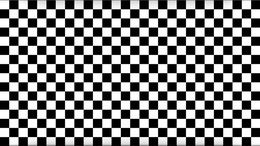
%> input picture MATLAB/TESTING/6.jpg, 260 x 146 px, shrunk from 852 x 480 before the run
$ octave modification_part1.m   (GNU Octave 9; MATLAB toolbox functions it lacks are replaced by stand-ins)
%> lines starting %> are read from the running program, lines starting %| are printed output that depends on the picture; in (x1, y1, x2, y2) boxes, pixels count from 0 and x2, y2 are one past the last pixel; in counts of white or black regions, pixels touching at a corner belong together; the program's own positions count from 1
### MATLAB/TESTING/single_scale_retinex.m
function Y = single_scale_retinex(X,hsiz)
Y=0;
if nargin == 1
    hsiz = 15;
elseif nargin > 2
    disp('Wrong number of input parameters!')
    return;
end
[a,b]=size(X);
cent = ceil(a/2);
X1=normalize8(X)+0.01;
filt = zeros(a,b);
summ=0;
for i=1:a
    for j=1:b
        radius = ((cent-i)^2+(cent-j)^2);
        filt(i,j) = exp(-(radius/(hsiz^2)));
        summ=summ+filt(i,j);
    end
end
filt=filt/summ;
Z = ceil(imfilter(X1,filt,'replicate','same'));
if(sum(sum(Z==0))~=0)
    for i=1:a
        for j=1:b
            if Z(i,j)==0;
                Z(i,j)=0.01;
            end
        end
    end
end
Y=log(X1)-log(Z);
[Y, dummy] =histtruncate(Y, 0.2, 0.2);
Y=normalize8(Y);

### MATLAB/TESTING/normalize8.m
function Y=normalize8(X,mode);

%% Parameter check
if nargin==1
    mode = 1;
end

%% Init. operations
X=double(X);
[a,b]=size(X);

%% Adjust the dynamic range to the 8-bit interval
max_v_x = max(max(X));
min_v_x = min(min(X));

if mode == 1
    Y=ceil(((X - min_v_x*ones(a,b))./(max_v_x*(ones(a,b))-min_v_x*(ones(a,b))))*255);
elseif mode == 0
    Y=(((X - min_v_x*ones(a,b))./(max_v_x*(ones(a,b))-min_v_x*(ones(a,b)))));
else
    disp('Wrong value of parameter "mode". Please provide either 0 or 1.')
end

### MATLAB/TESTING/histtruncate.m
function [newim, sortv] = histtruncate(im, lHistCut, uHistCut, varargin)

    if lHistCut < 0 | lHistCut > 100 | uHistCut < 0 | uHistCut > 100
	error('Histogram truncation values must be between 0 and 100');
    end

    if ndims(im) == 3
	hsv = rgb2hsv(im);

	if nargin == 3
	    [hsv(:,:,3), sortv] = Ihisttruncate(hsv(:,:,3), lHistCut, uHistCut);
	else
	    [hsv(:,:,3), sortv] = Ihisttruncate(hsv(:,:,3), lHistCut, uHistCut, varargin{1});
	end
	newim = hsv2rgb(hsv);
    else
	if nargin == 3
	    [newim, sortv] = Ihisttruncate(im, lHistCut, uHistCut);
	else
	    [newim, sortv] = Ihisttruncate(im, lHistCut, uHistCut, varargin{1});
	end
    end


%-----------------------------------------------------------------------

function [newim, sortv] = Ihisttruncate(im, lHistCut, uHistCut, varargin)

    if ndims(im) > 2
	error('HISTTRUNCATE only defined for grey value images');
    end

    im = normalize8(im,0);  % Normalise to 0-1 and cast to double if needed

    [r c] = size(im);
    m = r*c;

    if nargin == 3            % Generate a sorted array of pixel values.
	sortv = sort(im(:));
	sortv = [sortv(1); sortv; sortv(m)];
    else
	sortv = varargin{1};
    end

    x = 100*(0.5:m - 0.5)./m; % Indices of pixel value order as a percentage
    x = [0 x 100];            % from 0 - 100.

    % Interpolate to find grey values at desired percentage levels.
    gv = interp1(x,sortv,[lHistCut, 100 - uHistCut]);

    newim = imadjust(im,gv,[0 1]);


### MATLAB/TESTING/ripplet1.m
function y = ripplet1(x,levels,fltname1, fltname2)

% level check
s = max(log2(size(x))) ;
if s < length(levels)
    disp(['can not support ',num2str(s),'levels']);
end

[h,g] = getfilters(fltname1);
f = getfilters(fltname2);

y = RipTran_LPD(x,levels,h,g,f);

### MATLAB/TESTING/RipTran_LPD.m
function y = RipTran_LPD(x,levels,h,g,f)

if levels(end) == 0
    y{1} = {x};
    return;
end

[xlo xhi] = LPT(h,g,x);


yhi = dfb_analysis(xhi,f,levels(end));
ylo = RipTran_LPD(xlo,levels(1:end-1),h,g,f);

y={ylo{:},yhi};

### MATLAB/TESTING/getfilters.m
function [h,g] = getfilters(fltname)


switch fltname
    case {'9-7', '9/7'}
        h = [.037828455506995 -.023849465019380 -.11062440441842 ...
            .37740285561265];
        h = [h, .85269867900940, fliplr(h)];

        g = [-.064538882628938 -.040689417609558 .41809227322221];
        g = [g, .78848561640566, fliplr(g)];

    case {'5-3', '5/3'}
        h = [-1, 2, 6, 2, -1] / (4 * sqrt(2));
        g = [1, 2, 1] / (2 * sqrt(2));

    case {'pkva12', 'pkva'}
        v = [0.6300   -0.1930    0.0972   -0.0526    0.0272   -0.0144];
        h = [v(end:-1:1), v];
    case {'pkva8'}
        v = [0.6302   -0.1924    0.0930   -0.0403];
        h = [v(end:-1:1), v];
    case {'pkva6'}
        v = [0.6261   -0.1794    0.0688];
        h = [v(end:-1:1), v];
end

### MATLAB/TESTING/modification_part1.m
%step 1(Image acquisition)
[filename pathname]=uigetfile('*.jpg','Select An Image');
%> the answer given: 6.jpg
Input=imread([pathname filename]);
%> Input is the input picture: size 146x260x3 uint8; min 0, max 255, mean 126.8
unzipped=input('Enter the value of c,the support of Ripplet');
%> the answer given: 3
unzipped1=input('Enter the value od d,the degree of Ripplet');
%> the answer given: 30

figure;
imshow(Input);
title('Input Image');


%step 2(Seperation of R,G,B components)


red = Input(:,:,1); % Red channel
green = Input(:,:,2); % Green channel
blue = Input(:,:,3); % Blue channel
a = zeros(size(Input, 1), size(Input, 2));
just_red = cat(3, red, a, a);
figure;
subplot(3,1,1);
imshow(just_red,[]);
title('Red Channel')
just_green = cat(3, a, green, a);
subplot(3,1,2);
imshow(just_green,[]);
title('Blue Channel')
just_blue = cat(3, a, a, blue);
subplot(3,1,3);
imshow(just_blue,[]);
title('Green Channel')

%step 3 (Median Filtering)


medfilInput(:,:,1)=medfilt2(red);
medfilInput(:,:,2)=medfilt2(green);
medfilInput(:,:,3)=medfilt2(blue);
%> medfilInput: size 146x260x3 uint8
figure;
imshow(medfilInput);
title('Median Filtered Colour Image');


%step 3(wavelet Decomposition of Red Channel')


[ca,cb,cc,diagonalb]=dwt2(medfilt2(red),'bior4.4');
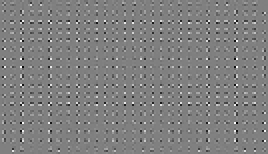
%> diagonalb: size 77x134 double (shown 2 times larger); min -79.08, max 78.31, mean 0; drawn with min black and max white
figure;
subplot(2,2,1);
imshow(ca,[]);
title('Approximation (red)');
subplot(2,2,2);
imshow(cb,[]);
title('Horizontal detail(red)');
subplot(2,2,3);
imshow(cc,[]);
title('Vertical detail(red)');
subplot(2,2,4);
imshow(diagonalb,[]);
title('Diagonal detail(red)');


%step 4(Smooth Partitioning)

Igb=imresize(diagonalb,[256 256]);
figure;
imshow(Igb,[]);
hold on

Mb = size(Igb,1);
%> Mb = 256
Nb = size(Igb,2);
%> Nb = 256
for kb = 1:32:Mb
x=[1 Nb];
yb=[kb kb];
    plot(x,yb,'Color','w','LineStyle','-');
    plot(x,yb,'Color','black','LineStyle',':');
end

for kb = 1:32:Nb
    x = [kb kb];
    yb = [1 Mb];
    plot(x,yb,'Color','w','LineStyle','-');
    plot(x,yb,'Color','black','LineStyle',':');
end
hold off
title('Smooth Partitioned image (red)');
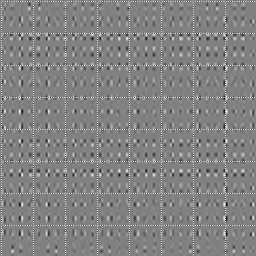
%> figure redrawn from the program's plot data; its title reads 'Smooth Partitioned image (red)'

%step 5(Renormalisation)

Yb=single_scale_retinex(diagonalb);
%> in normalize8, `max_v_x = max(max(X));`: max_v_x = 78.31
%> in normalize8, `min_v_x = min(min(X));`: min_v_x = -79.08
%> after the loop in single_scale_retinex, `for i=1:a`:
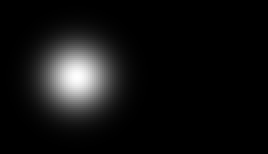
%> filt: size 77x134 double (shown 2 times larger); min 6.21e-21, max 1, mean 0.0685
%> in single_scale_retinex, `Z = ceil(imfilter(X1,filt,'replicate','same'));`:
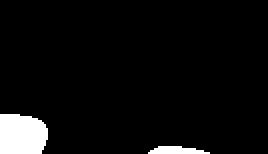
%> Z: size 77x134 double (shown 2 times larger); values 129 (black) and 130 (white), 5.1% white; 2 white regions, box (x1, y1, x2, y2) and area: (0, 57, 24, 77) 433, (74, 73, 105, 77) 91
%> in single_scale_retinex, `Y=log(X1)-log(Z);`:
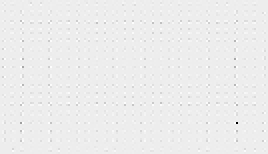
%> Y: size 77x134 double (shown 2 times larger); min -9.46, max 0.681, mean -0.0217; drawn with min black and max white
%> in Ihisttruncate, `gv = interp1(x,sortv,[lHistCut, 100 - uHistCut]);`: gv = [0.768 0.992]
%> in Ihisttruncate, `newim = imadjust(im,gv,[0 1]);`:
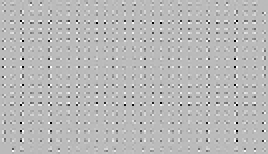
%> newim: size 77x134 double (shown 2 times larger); min 0, max 1, mean 0.726
Yb = double(Yb)/255;
figure;
imshow(normalize8(Yb),[]);
title('Renormalised image (red)');

%step 6(Ripplet Transform of the Image)

diagonalb=imresize(diagonalb,[256,256]);
diagonalb=double(diagonalb);
if size(diagonalb,3)>1
diagonalb = rgb2gray(diagonalb);
end
diagonalb = double(diagonalb)/255;
%> diagonalb: size 256x256 double
nCoef = 80000;
%d=3;
%c=1;
lseed = 1:floor(log2(min(size(diagonalb))))-4;
%> lseed = [1 2 3 4]
levels = floor(max(lseed*(1-1/unzipped1-log2(unzipped)),0));
%> levels = [0 0 0 0]
yb = ripplet1(diagonalb,levels,'9/7','pkva');
%> in ripplet1, `y = RipTran_LPD(x,levels,h,g,f);`: y = 1 item
%> yb = 1 item
Im1b=yb{1,1}{1,1};
kb=Im1b;
figure;
imshow(kb);
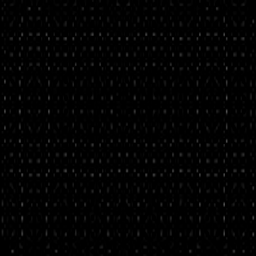
%> displayed picture: size 256x256, on the screen's scale of 0 to 255; min 0, max 79, mean 2.7
title('Ripplet Domain (red)')
Kb=mat2gray(kb);
u=im2uint8(Kb);
figure;
imshow(u);
title('Ripplet transform (red part)of the Image');

%blue

%step 3(wavelet Decomposition of Blue Channel')


[cab,cbb,ccb,diagonalb]=dwt2(medfilt2(blue),'bior4.4');
figure;
subplot(2,2,1);
imshow(cab,[]);
title('Approximation (blue)');
subplot(2,2,2);
imshow(cbb,[]);
title('Horizontal detail(blue)');
subplot(2,2,3);
imshow(ccb,[]);
title('Vertical detail(blue)');
subplot(2,2,4);
imshow(diagonalb,[]);
title('Diagonal detail(blue)');


%step 4(Smooth Partitioning)

Igb=imresize(diagonalb,[256 256]);
figure;
imshow(Igb,[]);
hold on

Mb = size(Igb,1);
Nb = size(Igb,2);
for kb = 1:32:Mb
x=[1 Nb];
yb=[kb kb];
    plot(x,yb,'Color','w','LineStyle','-');
    plot(x,yb,'Color','black','LineStyle',':');
end

for kb = 1:32:Nb
    x = [kb kb];
    yb = [1 Mb];
    plot(x,yb,'Color','w','LineStyle','-');
    plot(x,yb,'Color','black','LineStyle',':');
end
hold off
title('Smooth Partitioned image(blue)');

%step 5(Renormalisation)

Yb=single_scale_retinex(diagonalb);
Yb = double(Yb)/255;
figure;
imshow(normalize8(Yb),[]);
title('Renormalised image(blue)');

%step 6(Ripplet Transform of the Image)

diagonalb=imresize(diagonalb,[256,256]);
diagonalb=double(diagonalb);
if size(diagonalb,3)>1
diagonalb = rgb2gray(diagonalb);
end
diagonalb = double(diagonalb)/255;
nCoef = 80000;
%d=3;
%c=1;
lseed = 1:floor(log2(min(size(diagonalb))))-4;
levels = floor(max(lseed*(1-1/unzipped1-log2(unzipped)),0));
yb = ripplet1(diagonalb,levels,'9/7','pkva');
%> yb = 1 item
Im1b=yb{1,1}{1,1};
kb=Im1b;
figure;
imshow(kb);
title('Ripplet Domain(blue)')
Kb=mat2gray(kb);
ub=im2uint8(Kb);
figure;
imshow(ub);
title('Ripplet transform (blue part) of the Image');


%green

%step 3(wavelet Decomposition of Green Channel')


[cab,cbb,ccb,diagonalb]=dwt2(medfilt2(blue),'bior4.4');
figure;
subplot(2,2,1);
imshow(cab,[]);
title('Approximation (blue)');
subplot(2,2,2);
imshow(cbb,[]);
title('Horizontal detail(blue)');
subplot(2,2,3);
imshow(ccb,[]);
title('Vertical detail(blue)');
subplot(2,2,4);
imshow(diagonalb,[]);
title('Diagonal detail(blue)');


%step 4(Smooth Partitioning)

Igb=imresize(diagonalb,[256 256]);
figure;
imshow(Igb,[]);
hold on

Mb = size(Igb,1);
Nb = size(Igb,2);
for kb = 1:32:Mb
x=[1 Nb];
yb=[kb kb];
    plot(x,yb,'Color','w','LineStyle','-');
    plot(x,yb,'Color','black','LineStyle',':');
end

for kb = 1:32:Nb
    x = [kb kb];
    yb = [1 Mb];
    plot(x,yb,'Color','w','LineStyle','-');
    plot(x,yb,'Color','black','LineStyle',':');
end
hold off
title('Smooth Partitioned image(blue)');

%step 5(Renormalisation)

Yb=single_scale_retinex(diagonalb);
Yb = double(Yb)/255;
figure;
imshow(normalize8(Yb),[]);
title('Renormalised image(blue)');

%step 6(Ripplet Transform of the Image)

diagonalb=imresize(diagonalb,[256,256]);
diagonalb=double(diagonalb);
if size(diagonalb,3)>1
diagonalb = rgb2gray(diagonalb);
end
diagonalb = double(diagonalb)/255;
nCoef = 80000;
%d=3;
%c=1;
lseed = 1:floor(log2(min(size(diagonalb))))-4;
levels = floor(max(lseed*(1-1/unzipped1-log2(unzipped)),0));
yb = ripplet1(diagonalb,levels,'9/7','pkva');
%> yb = 1 item
Im1b=yb{1,1}{1,1};
kb=Im1b;
figure;
imshow(kb);
title('Ripplet Domain(blue)')
Kb=mat2gray(kb);
ub=im2uint8(Kb);
figure;
imshow(ub);
title('Ripplet transform (blue part) of the Image');


% back_to_original_img = cat(3, red, green, blue);
